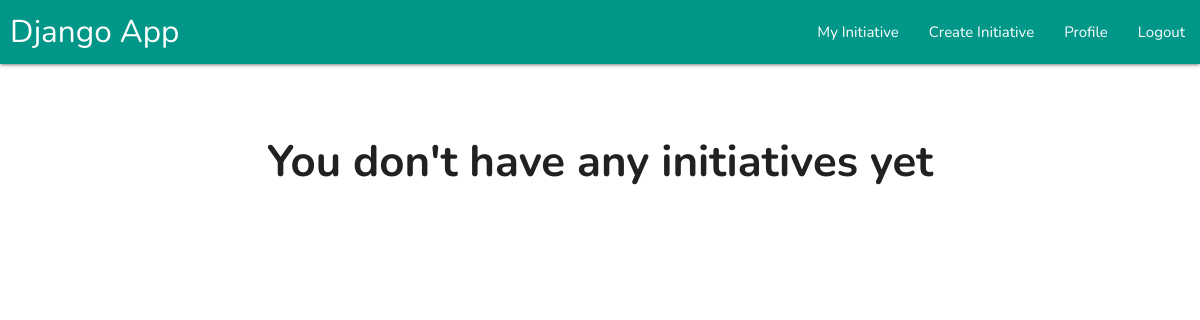
Page /my_initiatives/ (signed in) on the earlier database version.
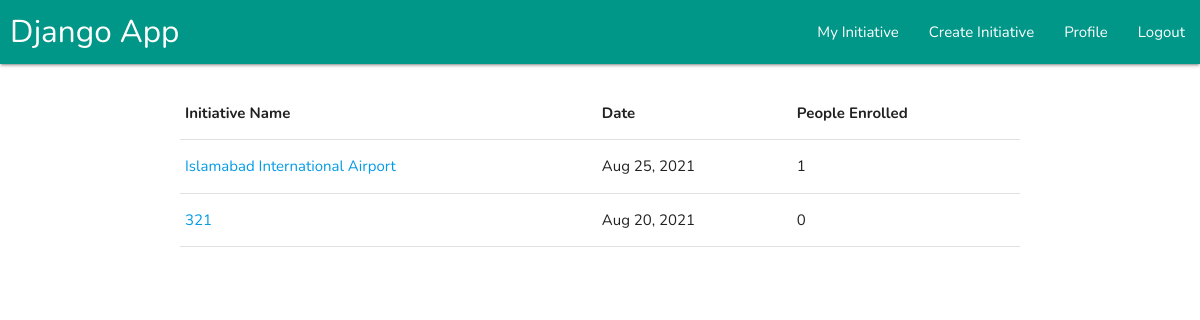
Same page on the later database version.
### root/models.py (models this page shows, shortened)
class Initiative_Table(models.Model):
    title       = models.CharField(max_length=10000,blank=True,default='')
    description = models.CharField(max_length=1000000,blank=True,default='')
    place_name    = models.CharField(max_length=1000000,blank=True,default='')
    longitude    = models.CharField(max_length=10000,blank=True,default='')
    latitude    = models.CharField(max_length=10000,blank=True,default='')
    event_date  = models.CharField(max_length=10000,blank=True,default='')
    date_object = models.DateField(blank=True)
    owner      = models.ForeignKey(User,on_delete=models.CASCADE,related_name="owner")
    enrolled    = models.ManyToManyField(User, related_name="enrolled")

### dashboards/views.py (the view)
# urls.py: path('my_initiatives/', my_initiatives, name='my_initiatives'),
def my_initiatives(request):
    initatives = Initiative_Table.objects.filter(owner=request.user).order_by('-id')
    return render(request,'dashboards/my_initiatives.html', {
        "page_title":"My Initiatives",
        'my_initiatives':initatives
    })

### Templates/dashboards/my_initiatives.html (shortened to what this page needs)
{% extends 'base.html' %}v
{% block 'mainbody' %}
<br>
<div class="container">
  <div>
    {% if my_initiatives %}
    <table>
      <thead>
        <tr>
          <th>Initiative Name</th>
          <th>Date</th>
          <th>People Enrolled</th>
        </tr>
      </thead>
      <tbody>
        {% for initiative in my_initiatives %}
        <tr>
          <td> <a href="/update_initiative/{{initiative.id}}">{{initiative.title}}</a></td>
          <td>{{initiative.event_date}}</td>
          <td>{{initiative.enrolled.count}}</td>
        </tr>
        {% endfor %}
      </tbody>
    </table>
    {% else %}
    <center>
      <h3><b>You don't have any initiatives yet</b></h3>
    </center>
    {% endif %}
  </div>
</div>
{% endblock 'mainbody' %}

### Templates/base.html (shortened to what this page needs)
{% load static  %}
<!DOCTYPE html>
<html>
<head>
<link rel="stylesheet" href="{{ STATIC_URL }}/Static/css/materialize.css">
</head>
<body id="body" style="height: 100%;">
{% include 'partials/root/navbar.html' %}
{% block 'mainbody' %}
{% endblock 'mainbody' %}
   </body>
 </html>

### Templates/partials/root/navbar.html (shortened to what this page needs)
{% block 'mainbody' %}
<div class="navbar-fixed" style="position: relative;">
  <nav  class="teal ">
      <div class="nav-wrapper">
          <a href="/" class="brand-logo" style="padding-left: 10px;">Django App</a>
          <ul class="right hide-on-med-and-down">
            {% if user.is_authenticated %}
              <li><a href="/dashboard/my_initiatives/">My Initiative</a></li>
              <li><a href="/dashboard/create_initiative/">Create Initiative</a></li>
              <li><a href="/dashboard/user_profile/">Profile</a></li>
              <li><a href="/account/logout/">Logout</a></li>
            {% else %}
            <li><a href="/account/signup/">Signup</a></li>
            <li><a href="/account/login/">Login</a></li>
            {% endif %}
           </ul>
      </div>
    </nav>
</div>
{% endblock 'mainbody' %}

### Templates/base.html (style rules this page uses)
body { font-family: 'Nunito', sans-serif; text-align: justify; }
html, body { height: 100% !important; }

Differences in the rows shown:
added Initiative_Table: title "Islamabad International Airport", event_date "Aug 25, 2021", enrolled.count "1"
added Initiative_Table: title "321", event_date "Aug 20, 2021", enrolled.count "0"
Other differences:
text no longer shown: "You don't have any initiatives yet"
text now shown: "Initiative Name Date People Enrolled"
